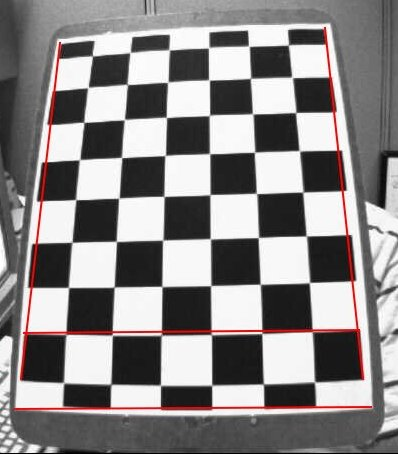
#> input picture opencv/cameraCalibration/pattern2.jpg, 398 x 454 px
$ python camera_calibration.py
#> lines starting #> are read from the running program, lines starting #| are printed output that depends on the picture; after the words box and inside, x2 and y2 are one past the last pixel; in counts of white or black regions, pixels touching at a corner belong together
#!/usr/bin/env python


import cv2
import matplotlib.pyplot as plt
import numpy as np

# Image properties
nx = 6 # number of inside corners in x
ny = 9 # number of inside corners in y


if __name__ == "__main__":
    img = cv2.imread("pattern2.jpg")
#> img is the input picture: shape (454, 398, 3); mean B, G, R 135.6, 135.6, 139
    gray_img = cv2.cvtColor(img, cv2.COLOR_BGR2GRAY)
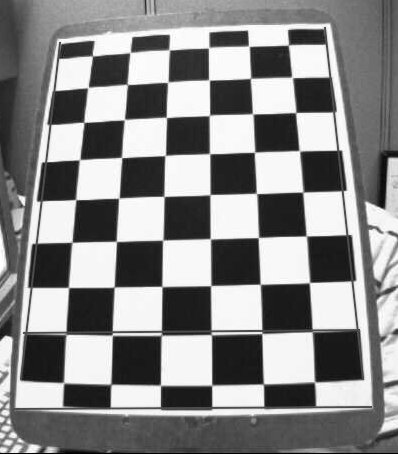
#> gray_img: shape (454, 398); min 0, max 255, mean 136.6
# find the chessboard corners
    ret, corners = cv2.findChessboardCorners(gray_img, (nx,ny), None)
#> ret = True; corners = 54 rows, first 8: [92.54, 56.01], [130, 52.52], [169.3, 49.88], [208.5, 47.88], [248.7, 46.04], [288.1, 45.23], [88.03, 87.46], [127.5, 84.55]
    if ret == True:
#Draw and displaythe corners
        cv2.drawChessboardCorners(img, (nx,ny), corners, ret)
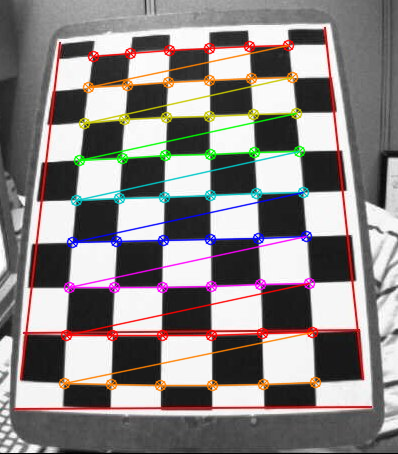
#> img: shape (454, 398, 3); 8.77% of pixels changed, all inside (x1, y1, x2, y2) = (58, 39, 322, 392)
        plt.imshow(img)
        plt.show()
    else:
        print("Error", ret, corners)

$ run again, with opencv/cameraCalibration/pattern.jpg copied over opencv/cameraCalibration/pattern2.jpg
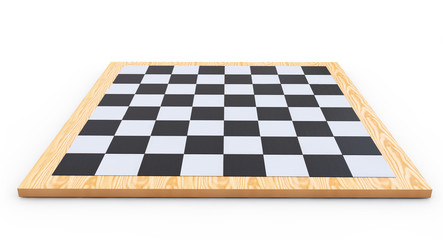
#> input picture opencv/cameraCalibration/pattern.jpg, 443 x 240 px
#> img is the input picture: shape (240, 443, 3); mean B, G, R 210.4, 214.4, 219
#> `gray_img = cv2.cvtColor(img, cv2.COLOR_BGR2GRAY)`:
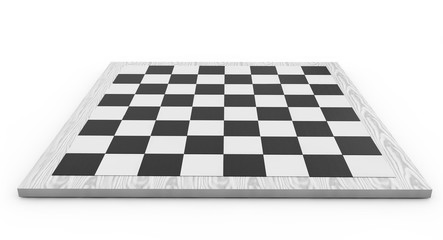
#> gray_img: shape (240, 443); min 35, max 255, mean 215.3
#> ret = False; corners = None
#| Error False None

$ run again, with opencv/cameraCalibration/NotOptimalResul.png saved as opencv/cameraCalibration/pattern2.jpg
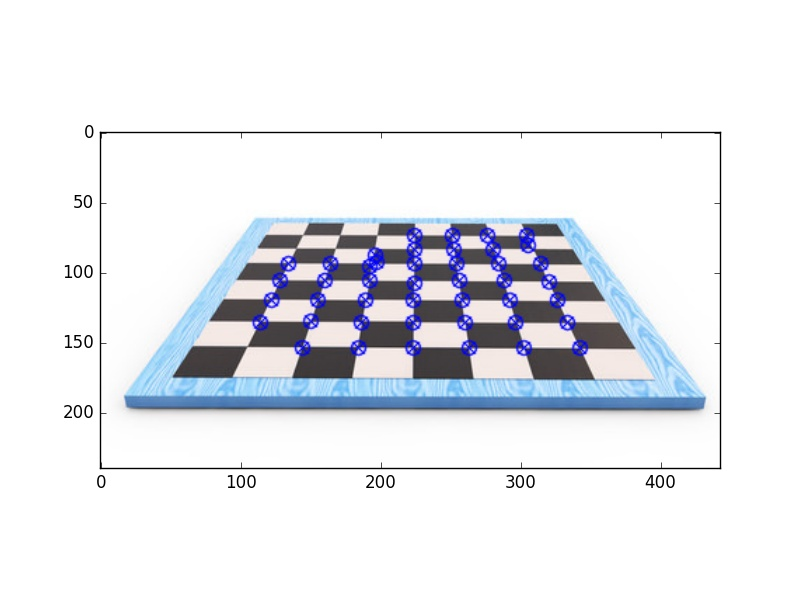
#> input picture opencv/cameraCalibration/NotOptimalResul.png, 800 x 600 px
#> img is the input picture: shape (600, 800, 3); mean B, G, R 238.3, 233.6, 231.8
#> `gray_img = cv2.cvtColor(img, cv2.COLOR_BGR2GRAY)`:
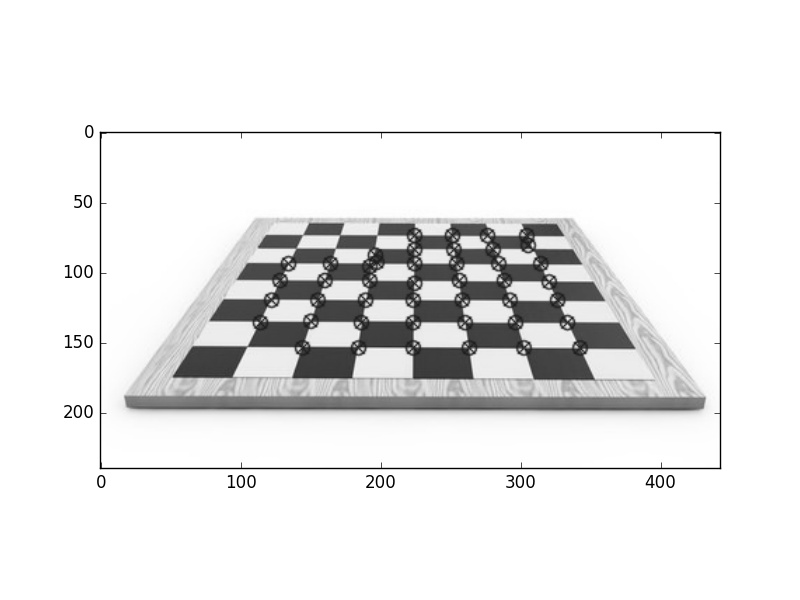
#> gray_img: shape (600, 800); min 0, max 255, mean 233.6
#> ret = False; corners = None
#| Error False None
